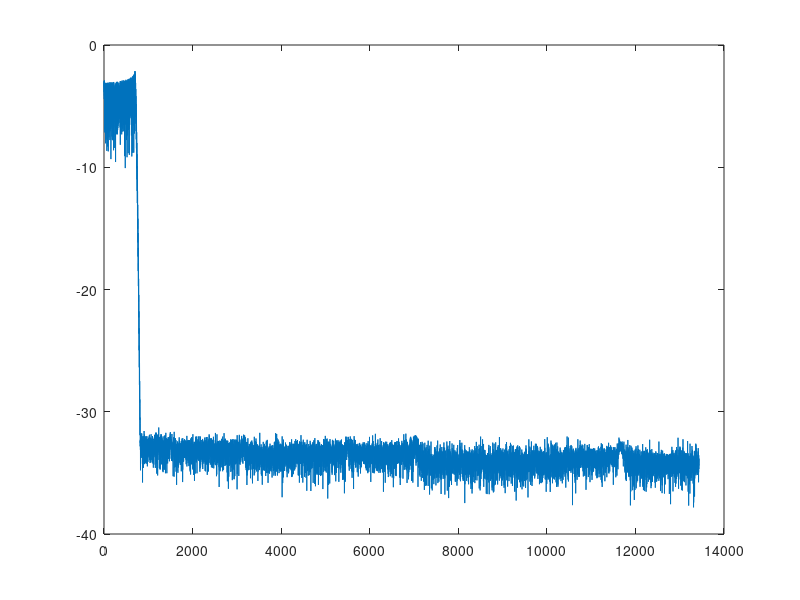

Reproduce this figure in MATLAB.
%% Circular quadrature for the bessel function :

% It is trivial, the quadrature must be chosen periodic.
clear all;
close all;
x = 1000.11; y = 1000;

Ns = fix(sqrt(x^2+y^2)*0.5):fix(sqrt(x^2+y^2)*10);


for i = 1:length(Ns)
    N = Ns(i);
    ksi = [cos((0:N-1)'*2*pi/N) sin((0:N-1)'*2*pi/N)];
    quadC = mean(exp(1i*ksi*[x;y]));
    err(i) = log(abs(besselj(0,sqrt(x^2 + y^2))-quadC));
end

plot(err);
